Frame 1 (no input): blank canvas, image omitted
Frame 60 (the mouse pressed at the canvas centre just before this capture): blank canvas, image omitted
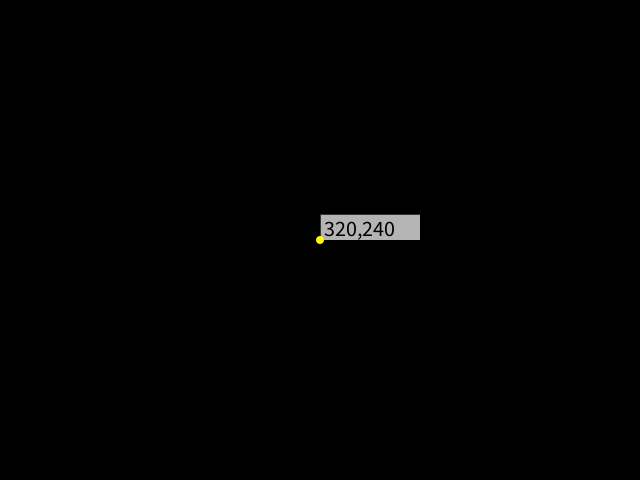
Frame 120 (the mouse held since frame 60 and released just before this capture)

The Processing sketch whose frames 1 and 60 were blank and that drew this single picture after the mouse press (run headless with seeded random() and noise(); from frame 60 on, the mouse is pressed at the canvas centre):

// Processing sketch: MousePositionHelper
// ── MousePositionHelper.pde
//
// Shows how to draw the mouse position (in pixels) in a white box on the screen.
// Useful for drawing shapes.
//
// by Evan Raskob 2012
// In the public domain.


void setup()
{
  size(640,480);
}



void draw()
{
  background(0);
  
  drawMousePosition();
}





void drawMousePosition()
{
  int h = 26; // height of box in pixels
  
  textSize(h-4); // leave 4 pixels for padding
  
  // make a white box
  fill(255,180);
  stroke(0,180);
  rect(mouseX,mouseY-h,100,h); // add 4px of padding to the height
  
  fill(0); // draw text black
  text(mouseX+","+mouseY, mouseX+4,mouseY-4);
  
  fill(255,255,0);
  noStroke();
  ellipse(mouseX,mouseY,8,8);
}
  
